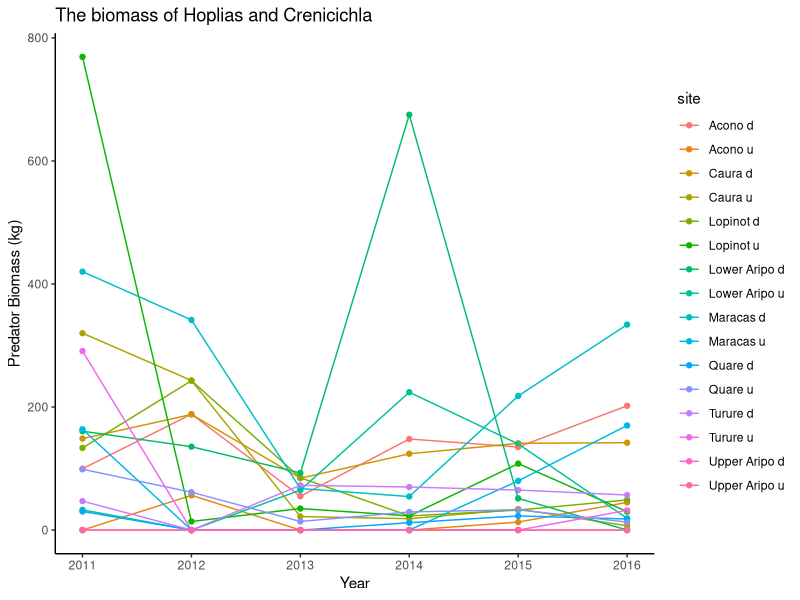
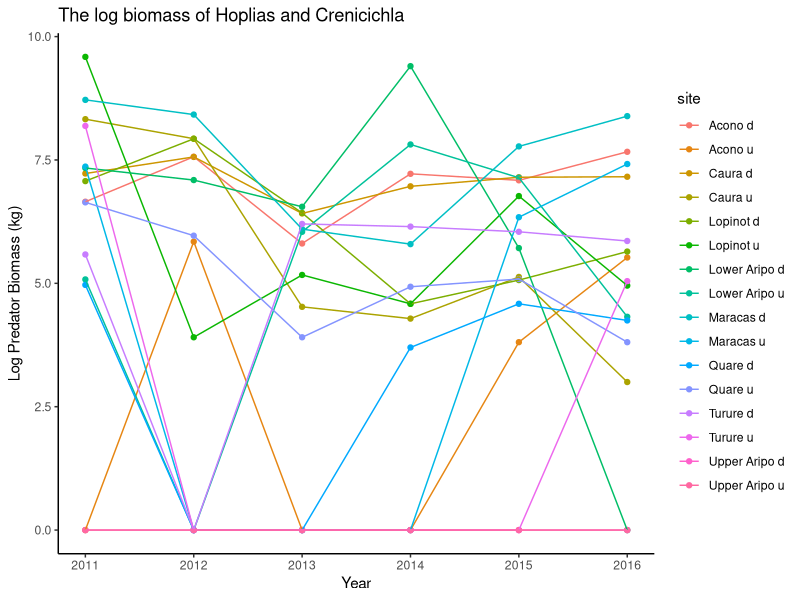
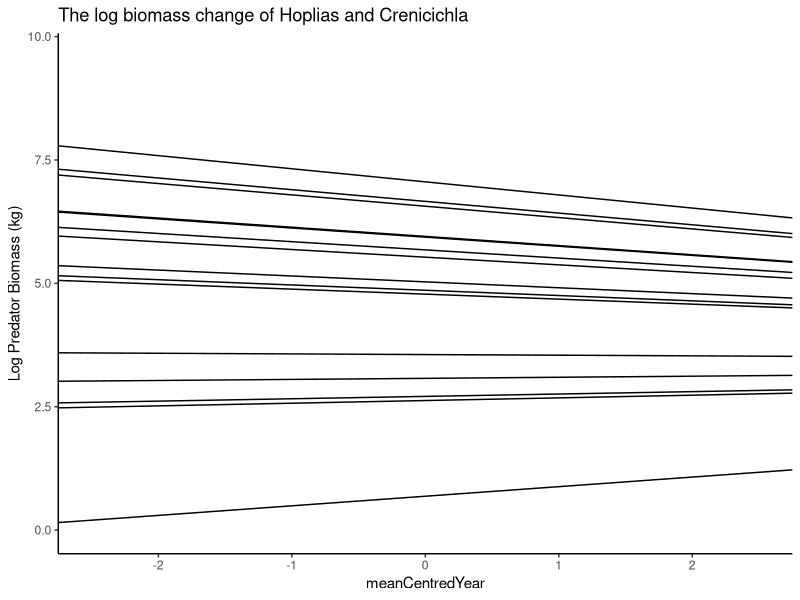
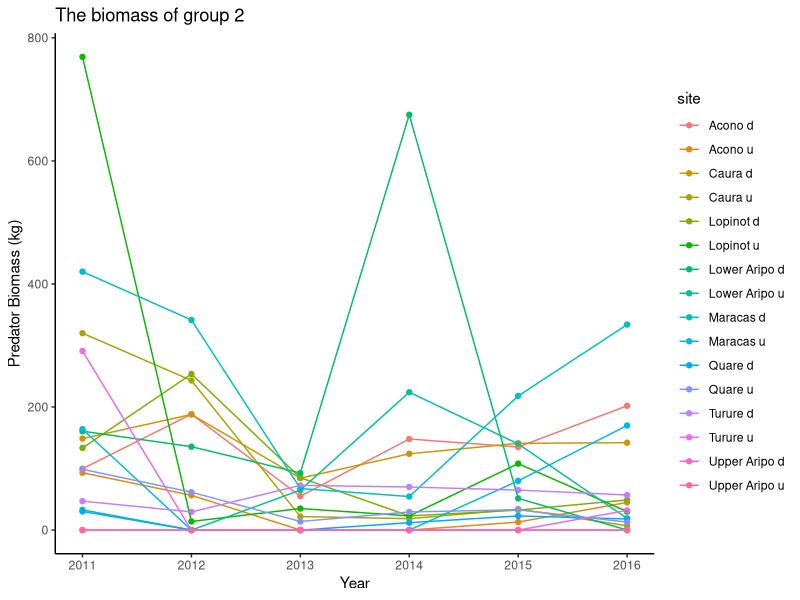
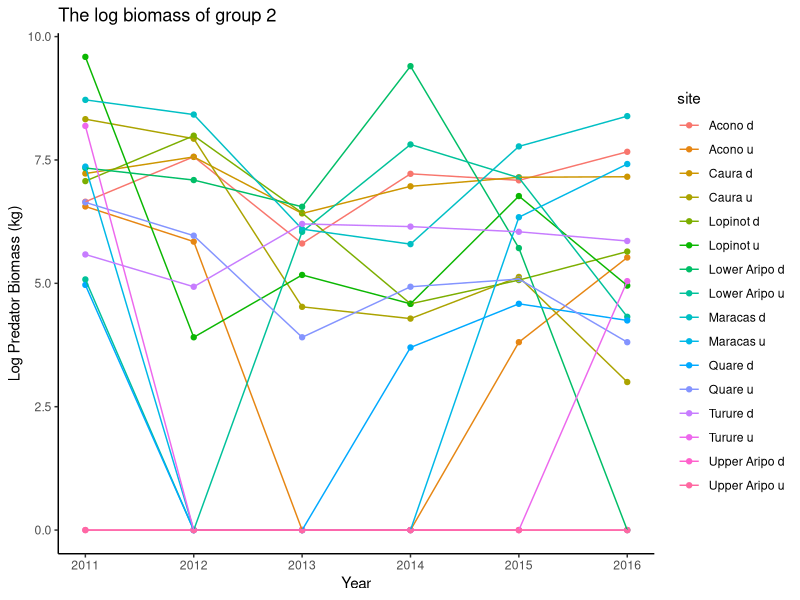
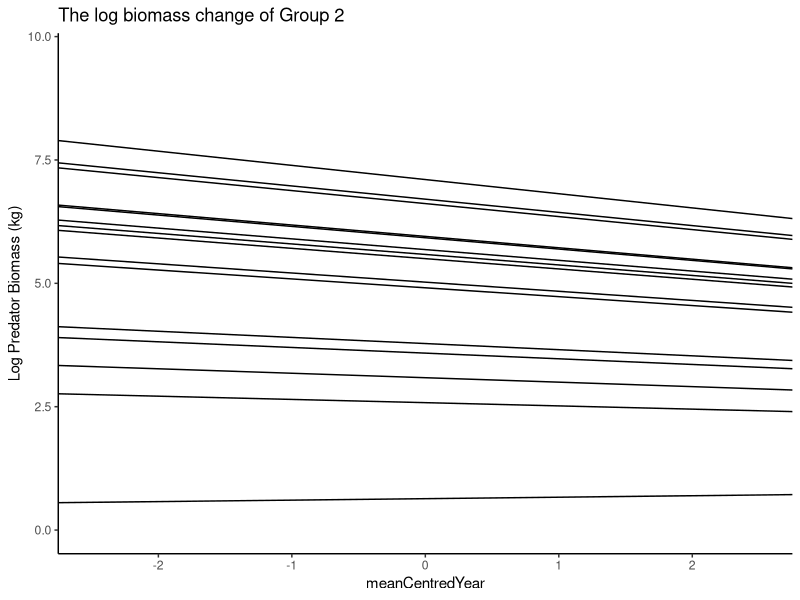
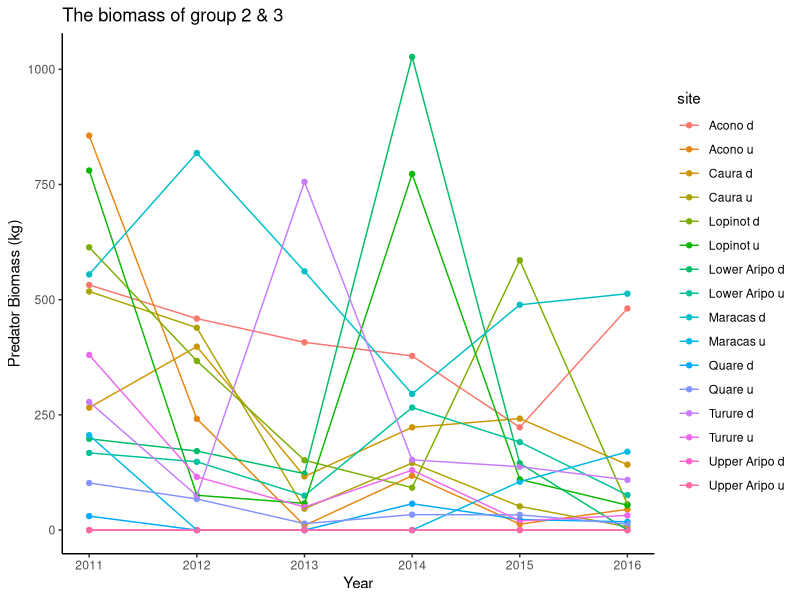
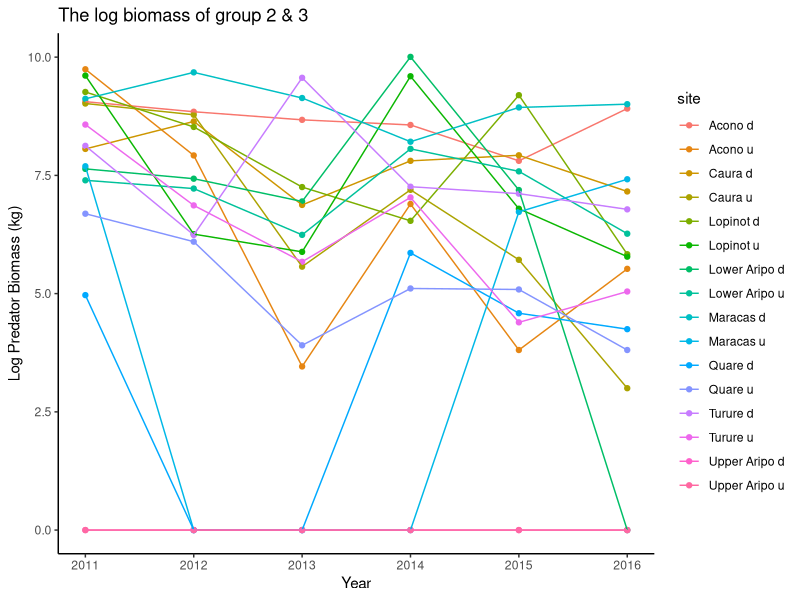

Generate these figures, in order, with R:
## ---- chunk 1
setwd("C:\\Users\\faj\\Documents\\OneDrive for Business\\research\\FishPredation\\Data")

library(dplyr)
library(tidyr)
library(ggplot2)
library(lme4)
library(lsmeans)
library(pbkrtest)

#preparing data 

fishDataAll <- read.csv("Fish data June 2017.csv")
head(fishDataAll)
str(fishDataAll)


selectMonths <- c("07", "08")# i am selecting out these months because then i can use the last timepoint 


#select data from only the July and Auguest, and remove first year 
SelectData <- fishDataAll %>% 
	separate(date, c("Day", "Month", "Year"), sep = "/") %>%
	filter(Year != 2010)%>%
	filter(Month %in% selectMonths)

fishData <- data.frame(SelectData)

#calculate biomass
fishData$TotBiomass <- (fishData$numbercaught + fishData$numberseen)* fishData$weight

#calculating percentage abundance
TotBioSite<- fishData %>% 
	group_by(site, Year) %>%
	summarise(BiomasSiteSum = sum(TotBiomass, na.rm=TRUE))

siteBiomass <- data.frame(TotBioSite)

## ---- chunk 2
#Narrow

#sum biomass per site and year
predatorsBioN <- fishData %>% 
	filter(species == "Hoplias malabaricus" | species == "Crenicichla frenata") %>%
	group_by(site, Year) %>%
	summarise(BiomassSum = sum(TotBiomass))

predatorsBio <- data.frame(predatorsBioN)
predatorsBio$Year <- as.numeric(predatorsBio$Year)
siteBiomass$Year <- as.numeric(siteBiomass$Year)

FishDataTot <- merge(siteBiomass, predatorsBio, by = c("site" ,"Year"),all=TRUE) # this makes sure i 
#know what years had no predators recoreded in 
head(FishDataTot)
FishDataTot$BiomassSum[is.na(FishDataTot$BiomassSum)] <- 0

#add mean centered year for further analysis
meanYear <-summarise(FishDataTot, meanYear = mean(Year)) 
FishDataTot$meanYear <- meanYear[1,]
FishDataTot$meanCentredYear <-  FishDataTot$Year - FishDataTot$meanYear	

FishDataTot$LogBiomass <- log2(FishDataTot$BiomassSum + 1)

## ---- chunk 3
BioPlot <- ggplot(FishDataTot, aes(x = Year, y = BiomassSum, col = site, group = site))
BioPlot + geom_point() +
	geom_line() +
	theme_classic() +
	labs(title="The biomass of Hoplias and Crenicichla", y = "Predator Biomass (kg)")

BioPlotLog <- ggplot(FishDataTot, aes(x = Year, y = LogBiomass, col = site, group = site))
BioPlotLog + geom_point() +
	geom_line() +
	theme_classic() +
	labs(title="The log biomass of Hoplias and Crenicichla", y = "Log Predator Biomass (kg)")

## ---- chunk 4
bioMLog <- lmer(LogBiomass ~ meanCentredYear + (meanCentredYear|site), data = FishDataTot)
summary(bioMLog)

#plot slopes of sites
bioMLog_Lines <- coef(bioMLog )$site[c(1:2)] # get slope and intercept of each line in model 3
names(bioMLog_Lines) <- c("intercept", "slope")

m3.plotb <- ggplot(data = FishDataTot, aes(x = meanCentredYear, y = LogBiomass)) # plot of model with varying intercept but not slope, but only main slope shown
m3.plotb + geom_blank() + 
	theme_classic() + 
	geom_abline(slope =bioMLog_Lines$slope, intercept = bioMLog_Lines$intercept) +
	labs(title="The log biomass change of Hoplias and Crenicichla", y = "Log Predator Biomass (kg)")

## ---- chunk 5
#Middle

#sum biomass per site and year
predatorsBioNm <- fishData %>% 
	filter(species == "Hoplias malabaricus" | species == "Crenicichla frenata" | 
		species == "Gymnotus carapo"| species == "Anablepsoides hartii") %>%
	group_by(site, Year) %>%
	summarise(BiomassSum = sum(TotBiomass))

predatorsBiom <- data.frame(predatorsBioNm)
predatorsBiom$Year <- as.numeric(predatorsBiom$Year)
siteBiomass$Year <- as.numeric(siteBiomass$Year)

FishDataTotm <- merge(siteBiomass, predatorsBiom, by = c("site" ,"Year"),all=TRUE) # this makes sure i 
#know what years had no predators recoreded in 
head(FishDataTotm)
FishDataTotm$BiomassSum[is.na(FishDataTotm$BiomassSum)] <- 0

#add mean centered year for further analysis
meanYear <-summarise(FishDataTotm, meanYear = mean(Year)) 
FishDataTotm$meanYear <- meanYear[1,]
FishDataTotm$meanCentredYear <-  FishDataTotm$Year - FishDataTotm$meanYear	

FishDataTotm$LogBiomass <- log2(FishDataTotm$BiomassSum + 1)
## ---- chunk 6
BioPlotm <- ggplot(FishDataTotm, aes(x = Year, y = BiomassSum, col = site, group = site))
BioPlotm + geom_point() +
	geom_line() +
	theme_classic() +
	labs(title="The biomass of group 2", y = "Predator Biomass (kg)")

BioPlotLogm <- ggplot(FishDataTotm, aes(x = Year, y = LogBiomass, col = site))
BioPlotLogm + geom_point() +
	geom_line() +
	theme_classic() +
	labs(title="The log biomass of group 2", y = "Log Predator Biomass (kg)")

## ---- chunk 7
bioMLogm <- lmer(LogBiomass ~ meanCentredYear + (meanCentredYear|site), data = FishDataTotm)
summary(bioMLogm)

#plot slopes of sites
bioMLog_Linesm <- coef(bioMLogm)$site[c(1:2)] # get slope and intercept of each line in model 3
names(bioMLog_Linesm) <- c("intercept", "slope")

m3.plotbm <- ggplot(data = FishDataTotm, aes(x = meanCentredYear, y = LogBiomass)) # plot of model with varying intercept but not slope, but only main slope shown
m3.plotbm + geom_blank() + 
	theme_classic() + 
	geom_abline(slope =bioMLog_Linesm$slope, intercept = bioMLog_Linesm$intercept) +
	labs(title="The log biomass change of Group 2", y = "Log Predator Biomass (kg)")

## ---- chunk 8
#Wide

group12 <- c("Hoplias malabaricus", "Crenicichla frenata", "Gymnotus carapo", "Anablepsoides hartii",
			"Cichlasoma taenia", "Cichlasoma taenia", "Corynopoma riisei", "Roeboides dientonito", 
			"Agonostomus monticola", "Rhamdia quelen", "andinoacara pulcher", "Hemigrammus unilineatus")

#sum biomass per site and year
predatorsBioNw <- fishData %>% 
	filter(species %in% group12) %>%
	group_by(site, Year) %>%
	summarise(BiomassSum = sum(TotBiomass))

predatorsBiow <- data.frame(predatorsBioNw)
predatorsBiow$Year <- as.numeric(predatorsBiow$Year)
siteBiomass$Year <- as.numeric(siteBiomass$Year)

FishDataTotw <- merge(siteBiomass, predatorsBiow, by = c("site" ,"Year"),all=TRUE) # this makes sure i 
#know what years had no predators recoreded in 
head(FishDataTotw)
FishDataTotw$BiomassSum[is.na(FishDataTotw$BiomassSum)] <- 0

#add mean centered year for further analysis
meanYear <-summarise(FishDataTotw, meanYear = mean(Year)) 
FishDataTotw$meanYear <- meanYear[1,]
FishDataTotw$meanCentredYear <-  FishDataTotw$Year - FishDataTotw$meanYear	

FishDataTotw$LogBiomass <- log2(FishDataTotw$BiomassSum + 1)
## ---- chunk 9
BioPlotw <- ggplot(FishDataTotw, aes(x = Year, y = BiomassSum, col = site, group = site))
BioPlotw + geom_point() +
	geom_line() +
	theme_classic() +
	labs(title="The biomass of group 2 & 3", y = "Predator Biomass (kg)")

BioPlotLogw <- ggplot(FishDataTotw, aes(x = Year, y = LogBiomass, col = site))
BioPlotLogw + geom_point() +
	geom_line() +
	theme_classic() +
	labs(title="The log biomass of group 2 & 3", y = "Log Predator Biomass (kg)")

## ---- chunk 10
bioMLogw <- lmer(LogBiomass ~ meanCentredYear + (meanCentredYear|site), data = FishDataTotw)
summary(bioMLogw)

#plot slopes of sites
bioMLog_Linesw <- coef(bioMLogw)$site[c(1:2)] # get slope and intercept of each line in model 3
names(bioMLog_Linesw) <- c("intercept", "slope")

m3.plotbw <- ggplot(data = FishDataTotw, aes(x = meanCentredYear, y = LogBiomass)) # plot of model with varying intercept but not slope, but only main slope shown
m3.plotbm + geom_blank() + 
	theme_classic() + 
	geom_abline(slope =bioMLog_Linesw$slope, intercept = bioMLog_Linesw$intercept) +
	labs(title="The log biomass change of Group 2", y = "Log Predator Biomass (kg)")
